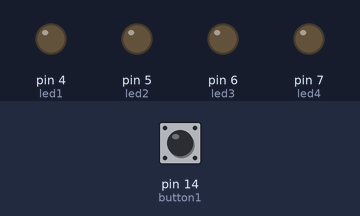
Bench run of a sketch on a simulated Arduino Uno, built with avr-gcc and run on an emulated ATmega328P. Parts: output pins drawn as LEDs (lit = HIGH). Inputs (shaded band) come from the test bench; at power-on: pin 14 (button1) HIGH.

Above: at 1.2 s.
1.3 s: pin 14 (button1) pulled LOW for 0.15 s
At 2.1 s:
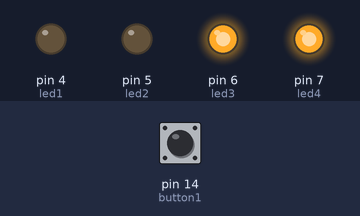
2.9 s: pin 14 (button1) pulled LOW for 1 s
At 3.3 s:
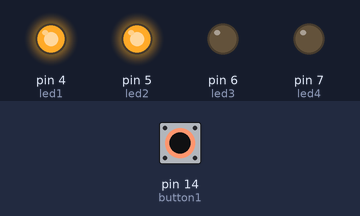
5.4 s: pin 14 (button1) pulled LOW for 3.2 s
At 6.4 s:
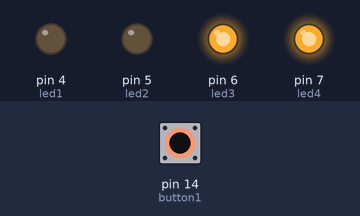
Timing chart, 0 to 8.4 s (numbered marks = the images above; inputs shaded):
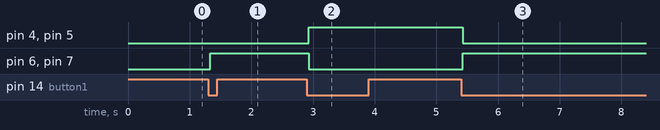

Measured:
- after the input at 1.3 s, pin 6 (led3), pin 7 (led4): LOW → HIGH at once
- after the input at 2.9 s, pin 4 (led1), pin 5 (led2): LOW → HIGH at once; pin 6 (led3), pin 7 (led4): HIGH → LOW at once
- after the input at 5.4 s, pin 4 (led1), pin 5 (led2): HIGH → LOW at once; pin 6 (led3), pin 7 (led4): LOW → HIGH at once

The sketch:

tugasmicrocontrol.ino
```cpp
const int led4 = 7;
const int led3 = 6;
const int led2 = 5;
const int led1 = 4;
const int button1 = 14;
const int button2 = 15;
bool btncheck = false;

int sttb1 = LOW;
int sttb2 = LOW;

int statusled1 = HIGH;
int statusled2 = HIGH;
int statusled3 = LOW;
int statusled4 = LOW;

void setup() {
  // put your setup code here, to run once:
    pinMode(led1, OUTPUT);
    pinMode(led2, OUTPUT);
    pinMode(led3, OUTPUT);
    pinMode(led4, OUTPUT);
    pinMode(button1, INPUT_PULLUP);
    pinMode(button2, INPUT_PULLUP);
}


void loop() {
  // put your main code here, to run repeatedly:

      //tugas1();
      //tugas2();
      tugas3();
}

void tugas1(){

    digitalWrite(led1, LOW);
    delay(100);
    digitalWrite(led2, LOW);
    delay(100);
    digitalWrite(led3, HIGH);
    delay(100);
    digitalWrite(led4, HIGH);
    delay(100);

    digitalWrite(led1, HIGH);
    delay(100);
    digitalWrite(led2, HIGH);
    delay(100);
    digitalWrite(led3, LOW);
    delay(100);
    digitalWrite(led4, LOW);
    delay(100);
  }

  void tugas2 (){

    //baca status tombole
    sttb1 = digitalRead(button1);
    sttb2 = digitalRead(button2);

    // cek status tombol jika tb1 ditkn = low nyalakan led , jika tidak berarti tmbl 2 ditekan maka matikan led
    if (sttb1 == LOW) {
    statusled1 = LOW;
    statusled2 = LOW;
    statusled3 = HIGH;
    statusled4 = HIGH;
    }
    else if (sttb2 == LOW) {
    statusled1 = HIGH;
    statusled2 = HIGH;
    statusled3 = LOW;
    statusled4 = LOW;
    }
    // eksekusi ,jika diatas berlogika hihg atau low
    digitalWrite(led1, statusled1);
    digitalWrite(led2, statusled2);
    digitalWrite(led3, statusled3);
    digitalWrite(led4, statusled4);

    }

  void tugas3 (){

    if (digitalRead(button1)==0)
    {
    delay(30);
    if (digitalRead(button1)==0)
    {
     btncheck =! btncheck;
    digitalWrite(led1, btncheck ? LOW : HIGH);
    digitalWrite(led2, btncheck ? LOW : HIGH);
    digitalWrite(led3, btncheck ? HIGH : LOW);
    digitalWrite(led4, btncheck ? HIGH : LOW);
    while(digitalRead(button1)==0){}
}
}
    }
```
